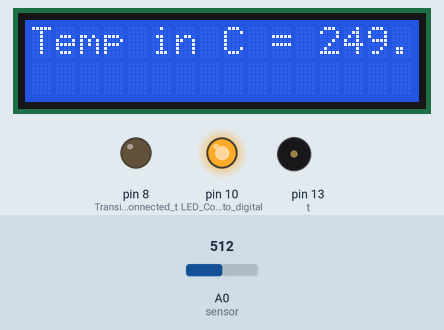
This sketch was run on a simulated Arduino Uno, built with avr-gcc and run on an emulated ATmega328P. Parts: 16×2 character LCD, output pins drawn as LEDs (lit = HIGH), buzzer (waves = sounding). Inputs (shaded band) come from the test bench; at power-on: A0 (sensor) = 512.

Above: at 1.2 s.
1.3 s: A0 (sensor) set to 112
At 3.0 s:
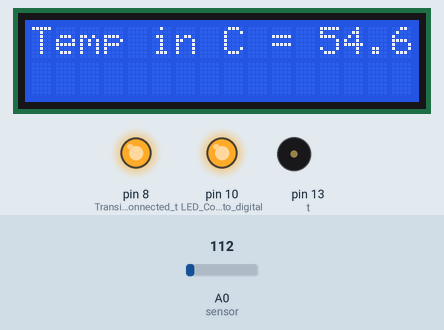
5.0 s: A0 (sensor) set to 98
At 7.2 s:
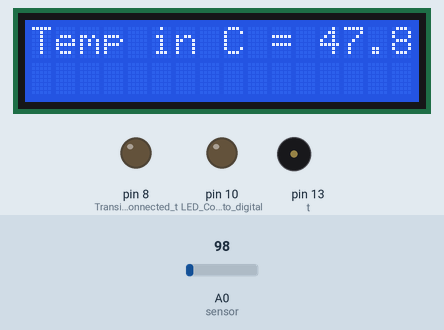
7.5 s: A0 (sensor) set to 23
At 8.1 s:
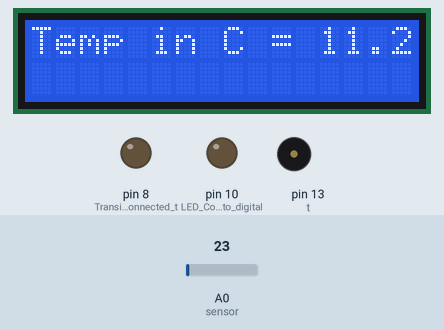
9.6 s: A0 (sensor) set to 19
At 10.9 s:
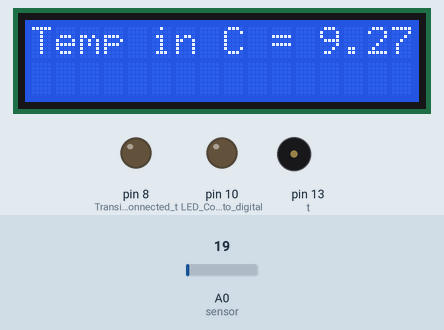
11.7 s: A0 (sensor) set to 122
At 12.1 s:
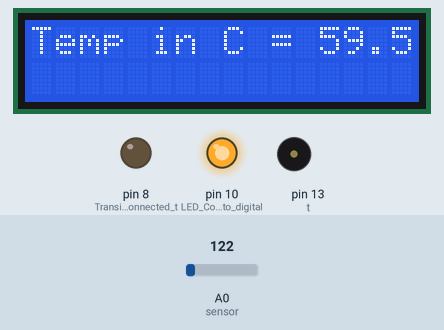
Timing chart, 0 to 15.2 s (numbered marks = the images above; inputs shaded):
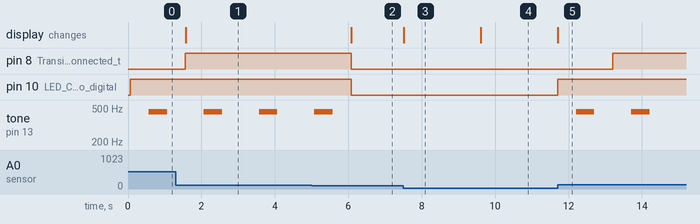

Measured:
- the behaviour switches between 103 and 102 on A0 (sensor) (found by bisection; images 1 and 2)
- the behaviour switches between 21 and 20 on A0 (sensor) (found by bisection; images 3 and 4)
- after the input at 1.3 s, the display: changes after 0.27 s (image 1)
- after the input at 5.0 s, pin 8 (Transistor_is_connected_t), pin 10 (LED_Connected_to_digital): HIGH → LOW after 1.1 s; tone on pin 13 (t): goes on until 5.6 s, then stays silent; the display: changes after 1.1 s (image 2)
- after the input at 7.5 s, the display: changes at once (image 3)
- after the input at 9.6 s, the display: changes at once (image 4)
- after the input at 11.7 s, pin 8 (Transistor_is_connected_t): LOW → HIGH after 1.5 s; pin 10 (LED_Connected_to_digital): LOW → HIGH at once; tone on pin 13 (t): alternates 450 Hz for 0.50 s and silent for 1.0 s, starting after 0.51 s; the display: changes at once (image 5)
- by itself, tone on pin 13 (t): alternates 450 Hz for 0.50 s and silent for 1.0 s

The sketch:

Temp_monitor__sys.ino
```cpp
// (licence header left out)
#include <LiquidCrystal.h> // Header file to use Inbuilt LCD Commands
float temp;        // Variable Temp  to store sensor value
int sensor = A0;   // Assigning Analog0 To sensor
float tempc;       // It stores temperature in Centigrade
int set_value=50;  // Inital value to set
int t=13;          // Buzzer connected to digital pin 13 of Arduino

LiquidCrystal lcd (12, 11, 5, 4, 3, 2); // This is instance of LCD pins connectd to arduino digital pins
void setup() {
lcd.begin (16, 2);                      // It tells LCD is in 16 x 2 Mode
pinMode(8,OUTPUT);                      //Transistor is connected to digital pin8 and making as a Output pin
pinMode(10,OUTPUT);                     // LED Connected to digital pin10 and making as a Output pin

}

void loop() {
temp=analogRead(sensor);   // It stores Analog value from sensor
tempc=(temp*4.88)/10;      // Converting It into Centigrade
lcd.setCursor(0,0);        // Cursor position starts from 0,0
lcd.print("Temp in C = "); // Printing on LCD
lcd.println(tempc);        // Printing on LCD
if(tempc >= set_value )    // Condition statement If Present Temperature increases graterthan or equal set value this Block will executes
{  digitalWrite(10,HIGH);  // LIght Indication on By making Digital pin10 High
   delay(500);             // Delay of 0.5 seconds
   tone(t,450);            // Buzzer tone frequency
   delay(500);             // Delay of 0.5 seconds
   noTone(t);              // Removing tone
   delay(500);             // Delay of 0.5 seconds
   digitalWrite(8,HIGH);   // Cooler Or Heater on By making this pin High
  }
if(tempc<set_value)        // Condition statement If Present Temperature lessthan set value this Block will executes
{ digitalWrite(10,LOW);    // LIght Indication off By making Digital pin10 Low
  digitalWrite(8,LOW);     // Cooler Or Heater off By making this pin  LOW
}
}
```
